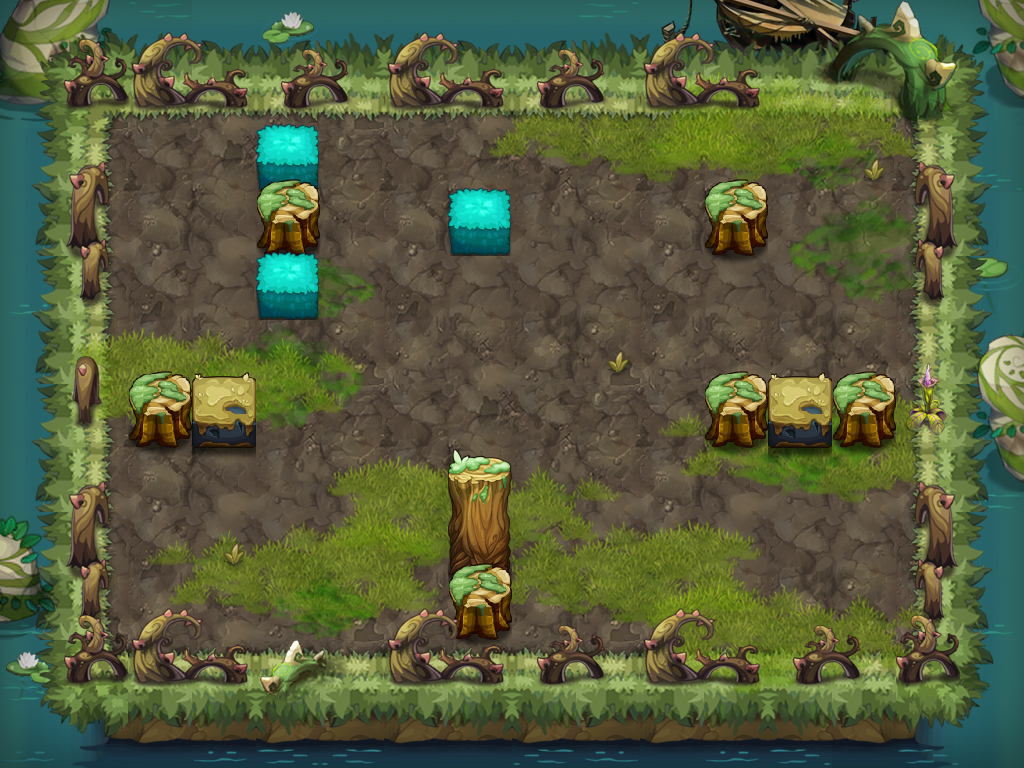

Tiled map render using the project's own tile images. Description and the map definition, with tile-layer contents summarised, below:
An orthogonal 16x12 tile map with 64x64 px tiles, 18 tile layers (PASS, 块层 13, 块层 14, 块层 15, ...) and 11 objects (7x TRAP, 3x hsrng1, PLAYER).

<map version="1.0" orientation="orthogonal" width="16" height="12" tilewidth="64" tileheight="64">
 <properties>
  <property name="DESTRY1" value="221" />
  <property name="DESTRY2" value="225" />
  <property name="DESTRY3" value="223" />
  <property name="DESTRY_COUNT" value="3" />
  <property name="EXP" value="500" />
  <property name="ITEM" value="D014" />
  <property name="MONEY" value="750" />
 </properties>
 <tileset firstgid="1" name="swzz" tilewidth="64" tileheight="64">
  <image source="swzz-hd.png" width="1000" height="2048" />
 </tileset>
 <layer name="PASS" width="16" height="12">
  <data>[192 cells, 109 non-empty, 18 distinct tile ids]</data>
 </layer>
 <layer name="块层 13" width="16" height="12">
  <data>[192 cells, 148 non-empty, 22 distinct tile ids]</data>
 </layer>
 <layer name="块层 14" width="16" height="12">
  <data>[192 cells, 20 non-empty, 9 distinct tile ids]</data>
 </layer>
 <layer name="块层 15" width="16" height="12">
  <data>[192 cells, 25 non-empty, 9 distinct tile ids]</data>
 </layer>
 <layer name="块层 16" width="16" height="12">
  <data>[192 cells, 60 non-empty, 21 distinct tile ids]</data>
 </layer>
 <layer name="块层 2" width="16" height="12">
  <data>[192 cells, 96 non-empty, 12 distinct tile ids]</data>
 </layer>
 <layer name="块层 18" width="16" height="12">
  <data>[192 cells, 48 non-empty, 18 distinct tile ids]</data>
 </layer>
 <layer name="块层 4" width="16" height="12">
  <data>[192 cells, 15 non-empty, 5 distinct tile ids]</data>
 </layer>
 <layer name="块层 3" width="16" height="12">
  <data>[192 cells, 61 non-empty, 26 distinct tile ids]</data>
 </layer>
 <layer name="块层 6" width="16" height="12">
  <data>[192 cells, 18 non-empty, 10 distinct tile ids]</data>
 </layer>
 <layer name="块层 17" width="16" height="12">
  <data>[192 cells, 52 non-empty, 5 distinct tile ids]</data>
 </layer>
 <layer name="SHELTER 9" width="16" height="12">
  <data>[192 cells, 12 non-empty, 5 distinct tile ids]</data>
 </layer>
 <layer name="SHELTER 8" width="16" height="12">
  <data>[192 cells, 1 non-empty, 1 distinct tile ids]</data>
 </layer>
 <layer name="SHELTER 7" width="16" height="12">
  <data>[192 cells, 1 non-empty, 1 distinct tile ids]</data>
 </layer>
 <layer name="SHELTER 5" width="16" height="12">
  <data>[192 cells, 5 non-empty, 2 distinct tile ids]</data>
 </layer>
 <layer name="SHELTER 3" width="16" height="12">
  <data>[192 cells, 1 non-empty, 1 distinct tile ids]</data>
 </layer>
 <layer name="SHELTER 2" width="16" height="12">
  <data>[192 cells, 3 non-empty, 2 distinct tile ids]</data>
 </layer>
 <layer name="SHELTER 1" width="16" height="12">
  <data>[192 cells, 1 non-empty, 1 distinct tile ids]</data>
 </layer>
 <objectgroup name="对象层 1" width="32" height="24">
  <object name="PLAYER" type="PLAYER" x="832" y="192" width="64" height="64" />
  <object name="hsrng1" x="192" y="512" width="64" height="64">
   <properties>
    <property name="lua_ai" value="monster_hsrng_ai" />
    <property name="quality" value="hsrng1.quality" />
   </properties>
  </object>
  <object name="fire1" type="TRAP" x="448" y="384" width="64" height="128">
   <properties>
    <property name="trap_id" value="1" />
    <property name="trap_particle" value="trap_bluefire_up_2.plist" />
    <property name="trap_state" value="open" />
   </properties>
  </object>
  <object name="hsrng1" x="192" y="192" width="64" height="64">
   <properties>
    <property name="lua_ai" value="monster_hsrng_ai" />
    <property name="quality" value="hsrng1.quality" />
   </properties>
  </object>
  <object name="fire_control1" type="TRAP" x="128" y="320" width="64" height="64">
   <properties>
    <property name="trap_ani" value="switch.actor" />
    <property name="trap_floor" value="true" />
    <property name="trap_id" value="0" />
    <property name="trap_script" value="trap(&quot;fire_control1&quot;):setOpened( false ); trap(&quot;fire1&quot;):setVisit( false );" />
    <property name="trap_sound_id" value="2" />
    <property name="trap_start_mode" value="0" />
    <property name="trap_state" value="open" />
   </properties>
  </object>
  <object name="zi_dan_right1" type="TRAP" x="576" y="128" width="64" height="64">
   <properties>
    <property name="trap_ani" value="poison_tree.actor" />
    <property name="trap_delay" value="2" />
    <property name="trap_id" value="0" />
    <property name="trap_script" value="trap(&quot;zi_dan_right1&quot;):setAtkPower(target(&quot;PLAYER&quot;):getHP()*0.1);trap(&quot;zi_dan_right1&quot;):turnRight(); trap(&quot;zi_dan_right1&quot;):getAI():getActions():addObject( AIUseSkill:create(   SkillLua:create(&quot;skill_0002&quot;)  )  );" />
    <property name="trap_start_mode" value="2" />
    <property name="trap_state" value="open" />
    <property name="trap_turn" value="right" />
   </properties>
  </object>
  <object name="hsrng1" x="768" y="512" width="64" height="64">
   <properties>
    <property name="lua_ai" value="monster_hsrng_ai" />
    <property name="quality" value="hsrng1.quality" />
   </properties>
  </object>
  <object name="bh1" type="TRAP" x="320" y="384" width="64" height="64">
   <properties>
    <property name="trap_ani" value="black_hole.actor" />
    <property name="trap_floor" value="true" />
    <property name="trap_id" value="2" />
    <property name="trap_sh" value="0.1" />
    <property name="trap_sw" value="0.1" />
   </properties>
  </object>
  <object name="bh1" type="TRAP" x="576" y="384" width="64" height="64">
   <properties>
    <property name="trap_ani" value="black_hole.actor" />
    <property name="trap_floor" value="true" />
    <property name="trap_id" value="2" />
    <property name="trap_sh" value="0.1" />
    <property name="trap_sw" value="0.1" />
   </properties>
  </object>
  <object name="xy1" type="TRAP" x="320" y="384" width="64" height="64">
   <properties>
    <property name="lua_ai" value="trap_mire_ai" />
    <property name="trap_sh" value="0.1" />
    <property name="trap_sw" value="0.1" />
   </properties>
  </object>
  <object name="xy1" type="TRAP" x="576" y="384" width="64" height="64">
   <properties>
    <property name="lua_ai" value="trap_mire_ai" />
    <property name="trap_sh" value="0.1" />
    <property name="trap_sw" value="0.1" />
   </properties>
  </object>
 </objectgroup>
</map>
